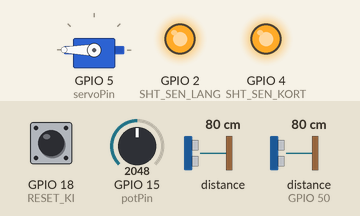
Recording of a program running on a simulated ESP32. Shown: servo, output pins drawn as LEDs (lit = HIGH). The test bench sets the inputs (shaded band); at power-on: distance to the obstacle (sensor on GPIO 50) 80 cm, GPIO 15 (potPin) = 2048, GPIO 18 (RESET_KI) LOW, distance to the obstacle 80 cm. What the program prints to the serial monitor is not drawn.

Above: at 1.2 s.
1.3 s: distance to the obstacle (sensor on GPIO 50) set to 55 cm
At 1.46 s:
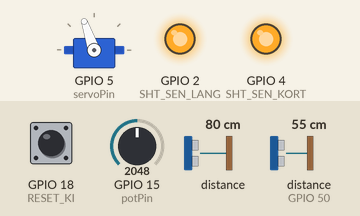
3.4 s: distance to the obstacle (sensor on GPIO 50) set to 52 cm
6.4 s: GPIO 15 (potPin) set to 1228
At 6.77 s:
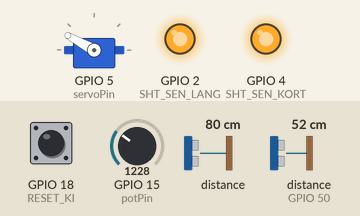
9.4 s: distance to the obstacle (sensor on GPIO 50) set to 2 cm
12.4 s: GPIO 15 (potPin) set to 3603
At 13.52 s:
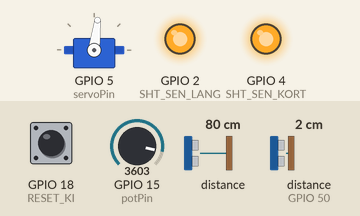
15.4 s: GPIO 15 (potPin) set to 1160
At 16.4 s:
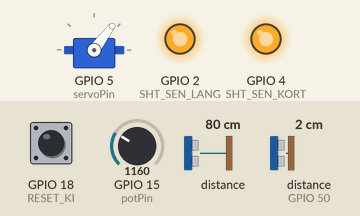
Timing chart, 0 to 19.4 s (numbered marks = the images above; inputs shaded):
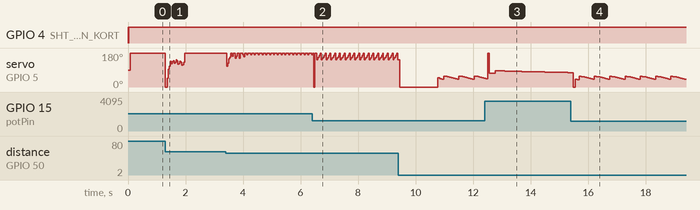

The program:

main.cpp
```cpp
#include <Arduino.h>
#include <SPI.h>
#include <Wire.h>
#include "Adafruit_VL6180X.h"
#include "Adafruit_VL53L0X.h"
#include <Servo.h>


// ========== initialisatie ==========
Servo servo;

// #define SEN_KORT_ADDRESS 0x31
#define SEN_LANG_ADDRESS 0x32

// set the pins to shutdown
#define SHT_SEN_KORT GPIO_NUM_4
#define SHT_SEN_LANG GPIO_NUM_2

// pin voor reset knop van de I
#define RESET_KI GPIO_NUM_18

// lange en korte afstandsensor
Adafruit_VL6180X sensor_kort = Adafruit_VL6180X();
Adafruit_VL53L0X sensor_lang = Adafruit_VL53L0X();

// this holds the measurement voor de lange afstand sensor
VL53L0X_RangingMeasurementData_t measurements_lang;


// ========== variablelen ==========
static const int servoPin = 5;

// the number of the motor pin
const int motorPinOnder = 17;  // 17 corresponds to GPIO17
const int motorPinBoven = 5;

// setting PWM properties
const int freq = 5000;
const int ChannelMotorPinOnder = 0;
const int ChannelMotorPinBoven = 1;
const int resolution = 8;

// Potentiometer pin
const int potPin = 15;

// vatiablen voor PID reken waardes
int setPoint = 150;
int error = 0;
int error_sum = 0;
int error_div = 0;
int error_prev = 0;
float stuuractie = 0;

// PID weging instellingen
const float kp = 0.003;
const float ki = 0.0002;
const float kd = 0.011;
const float dt = 0.1;

// variablen voor het opslaan van gemeten waarden
const int moving_average_count = 20;
int average = 0;
int array_index = 0;
int distance[moving_average_count] = {};


// ========== funkties ==========
int exponentieel_moving_average(int inputArray[moving_average_count]){
  double ema = inputArray[array_index];
  if(array_index == 0){
    for (int i = 1; i < moving_average_count; i++){
      ema = (inputArray[i] + ema) / 2.0;
    }
  } else {
    if(array_index != moving_average_count-1){
      for (int i = array_index+1; i < moving_average_count; ++i) {
        ema = (inputArray[i] + ema) / 2.0;
      }
    }
    for (int i = 0; i < array_index; ++i) {
      ema = (inputArray[i] + ema) / 2.0;
    }
  }
  return ema;
}

int moving_average(int array[moving_average_count]){
  int totaal = 0;
  for (int i = 0; i < moving_average_count; i++) {
    totaal += array[i];
  }
  return totaal/moving_average_count;
}

void set_servo(float stuuractie) {
  int degrees = 90;
  if (stuuractie > 0.05)
  {
    if (stuuractie > 1)
    {
      stuuractie = 1;
    }
    degrees -= (asin((35 * stuuractie)/35)) * (180.0/3.141592653);
  }
  else if (stuuractie < -0.05)
  {
    if (stuuractie < -1){
      stuuractie = -1;
    }
    degrees += (asin((35 * -stuuractie)/35)) * (180.0/3.141592653);
  }
  servo.write(degrees);
}

// ========== setUp ==========
void setup() {
  Serial.begin(921600);
  while (! Serial) {
    delay(1);
  }

  if(!servo.attach(servoPin)) {
      Serial.print("Servo error");
  }

  pinMode (RESET_KI, INPUT);

  // sensoren initialiseren door een van de twee een nieuw addres te geven aangezien ze beide standaart dezelfde hebben
  // je kunt de chip een nieuw addre geven door even uit te schakelen en dan te starten met zijn nieuwe addres
  pinMode(SHT_SEN_KORT, OUTPUT);
  pinMode(SHT_SEN_LANG, OUTPUT);

  digitalWrite(SHT_SEN_KORT, LOW);
  digitalWrite(SHT_SEN_LANG, LOW);
  delay(10);
  digitalWrite(SHT_SEN_KORT, HIGH);
  digitalWrite(SHT_SEN_LANG, HIGH);
  delay(10);

  digitalWrite(SHT_SEN_KORT, LOW);
  digitalWrite(SHT_SEN_LANG, HIGH);
  delay(10);
  Serial.println("Adafruit VL53L0X test");
  if (!sensor_lang.begin(SEN_LANG_ADDRESS)) {
    Serial.println(F("Failed to boot VL53L0X"));
    while(1);
  }
  Serial.println(F("Sensor VL53L0X found!"));


  digitalWrite(SHT_SEN_KORT, HIGH);
  delay(10);
  Serial.println("\nAdafruit VL6180x test!");
  if (! sensor_kort.begin()) {
    Serial.println("Failed to boot VL6180X");
    while (1);
  }
  Serial.println("Sensor VL6180X found!");
}


// ========== loop ==========
void loop() {
  // haalt het nieuwe setpoint op uit de aangesloten potmeter
  setPoint = 270.0 - (240.0 / 4095.0 * analogRead(potPin));

  // leest de lange afstandsensor uit, kijkt of die waarde geldig is en zo ja slaat hem op
  // wameer de waarde onder de 10cm is gebruikt die ook de korte afstand sensor om precies te kunnen zien waar in dat 0 tot 10 cm gebeid die zit
  sensor_lang.rangingTest(&measurements_lang, false);
  if (measurements_lang.RangeStatus != 4) {
    int result = measurements_lang.RangeMilliMeter;
    distance[array_index] = int((result - 23) - (result/50*4));

    if (distance[array_index] <= 100){
        uint8_t range = sensor_kort.readRange();
        uint8_t status = sensor_kort.readRangeStatus();
        if (status == VL6180X_ERROR_NONE) {
          if(range > 90){
            distance[array_index] = ((range + 5) + distance[array_index]) / 2;
          } else {
            distance[array_index] = range+5;
          }
        }
    }

    // verplaats de index naar de plek waard de oudste meedwaarde staat zodat die de volgede loop word vervangen
    if (array_index >= moving_average_count-1) {
      array_index = 0;
    }
    else{
      array_index += 1;
    }

    // kijk of de reset_KI knop is ingedrukt en of de waardes te hoog worden, als dat zo is brengt die i terug naar 0
    if (digitalRead(RESET_KI) or error_sum > 1200 or error_sum < -1200)
    {
      error_sum = 0;
    }

    // de berekeningen van de PID systeem
    error = setPoint - ((moving_average(distance) + exponentieel_moving_average(distance)) /2 );
    error_sum += error;
    error_div = (error - error_prev) / dt;
    stuuractie = kp * error + ki * error_sum + kd * error_div;
    error_prev = error;

    // de stuuractie word in de funktie set_servo omgezet naar een graad en de servo word in die graad gezet
    set_servo(stuuractie);
  }
}
```

oude_code.cpp
```cpp
// #include <Arduino.h>
// #include <SPI.h>
// #include <Wire.h>
// #include "Adafruit_VL6180X.h"
// #include "Adafruit_VL53L0X.h"


// // static const int servosPins[5] = {4, 16, 18, 19, 21};
// static const int servoPin = 5;

// Servo servo;

// void setServo(int degrees) {
//   // servo.write((degrees + (35 * i)) % 180);
//   servo.write(degrees);
// }

// void setup() {
//     Serial.begin(921600);

//     if(!servo.attach(servoPin)) {
//         Serial.print("Servo error");
//     }
// }

// void loop() {
//     for(int posDegrees = 0; posDegrees <= 180; posDegrees++) {
//         setServo(posDegrees);
//         Serial.println(posDegrees);
//         delay(20);
//     }

//     for(int posDegrees = 180; posDegrees >= 0; posDegrees--) {
//         setServo(posDegrees);
//         Serial.println(posDegrees);
//         delay(20);
//     }
// }


// void setup() {
//   pinMode(LED_BUILTIN, OUTPUT);
//   pinMode(GPIO_NUM_17, OUTPUT); //19
//   pinMode(GPIO_NUM_5, OUTPUT);  //23
//   Serial.begin(921600);
//   Serial.println("hello from setup");
// }

// void loop() {
//   // put your main code here, to run repeatedly:
//   Serial.println("hello from loop");
//   digitalWrite(LED_BUILTIN, HIGH);

//   // dit is omhoog
//   digitalWrite(GPIO_NUM_5, HIGH);
//   digitalWrite(GPIO_NUM_17, LOW);
//   delay(130);

//   //stop
//   digitalWrite(LED_BUILTIN, LOW);
//   digitalWrite(GPIO_NUM_5, HIGH);
//   digitalWrite(GPIO_NUM_17, HIGH);
//   delay(200);

//   // dit is omlaag
//   digitalWrite(GPIO_NUM_5, LOW);
//   digitalWrite(GPIO_NUM_17, HIGH);
//   delay(100);

//   // stop
//   digitalWrite(LED_BUILTIN, LOW);
//   digitalWrite(GPIO_NUM_5, HIGH);
//   digitalWrite(GPIO_NUM_17, HIGH);
//   delay(1000);

// }


// the number of the motor pin
// const int motorPinOnder = 17;  // 17 corresponds to GPIO17
// const int motorPinBoven = 5;

// // setting PWM properties
// const int freq = 5000;
// const int ChannelMotorPinOnder = 0;
// const int ChannelMotorPinBoven = 1;
// const int resolution = 8;

// void setup(){
//   // configure LED PWM functionalitites
//   ledcSetup(ChannelMotorPinOnder, freq, resolution);
//   ledcSetup(ChannelMotorPinBoven, freq, resolution);

//   // attach the channel to the GPIO to be controlled
//   ledcAttachPin(motorPinOnder, ChannelMotorPinOnder);
//   ledcAttachPin(motorPinBoven, ChannelMotorPinBoven);
// }

// void loop(){

//   // ledcWrite(ChannelMotorPinOnder, waarde); //waarde tussen de 0 en 255, 0 uit 255 aan

//   // dit is omhoog
//   ledcWrite(ChannelMotorPinBoven, 100);
//   ledcWrite(ChannelMotorPinOnder, 0);
//   delay(130);

//   //stop
//   ledcWrite(ChannelMotorPinBoven, 255);
//   ledcWrite(ChannelMotorPinOnder, 255);
//   delay(200);

//   // dit is omlaag
//   ledcWrite(ChannelMotorPinBoven, 0);
//   ledcWrite(ChannelMotorPinOnder, 100);
//   delay(100);

//   // stop
//   ledcWrite(ChannelMotorPinBoven, 255);
//   ledcWrite(ChannelMotorPinOnder, 255);
//   delay(1000);
// }


// // // //deze code doet het waneer de gpoi0 niet is aangesloten en de sda en scl alleen voor deze sensor zijn
// // // Adafruit_VL6180X vl = Adafruit_VL6180X();

// // // void setup() {
// // //   Serial.begin(921600);

// // //   // wait for serial port to open on native usb devices
// // //   while (!Serial) {
// // //     delay(1);
// // //   }

// // //   Serial.println("Adafruit VL6180x test!");
// // //   if (! vl.begin()) {
// // //     Serial.println("Failed to find sensor");
// // //     while (1);
// // //   }
// // //   Serial.println("Sensor found!");
// // // }

// // // void loop() {
// // //   uint8_t range = vl.readRange();
// // //   uint8_t status = vl.readRangeStatus();

// // // //De library van de sensor heeft zelf allemaal test erin zitten of de gemeten waarde klopt en geeft een status terug, waneer de status goed is gebruiken wij de waarde, zoals hieronder te zien
// // //   if (status == VL6180X_ERROR_NONE) {
// // //     Serial.print("Range: "); Serial.println(range);
// // //   }
// // //   delay(200);
// // // }


// // // lange afstands sensor doet het ook individueel
// // Adafruit_VL53L0X lox = Adafruit_VL53L0X();

// // void setup() {
// //   Serial.begin(921600);

// //   // wait until serial port opens for native USB devices
// //   while (! Serial) {
// //     delay(1);
// //   }

// //   pinMode(GPIO_NUM_2, OUTPUT);
// //   pinMode(GPIO_NUM_4, OUTPUT);

// //   digitalWrite(GPIO_NUM_2, HIGH);
// //   digitalWrite(GPIO_NUM_4, LOW);


// //   Serial.println("Adafruit VL53L0X test.");
// //   if (!lox.begin()) {
// //     Serial.println(F("Failed to boot VL53L0X"));
// //     while(1);
// //   }
// //   // power
// //   Serial.println(F("VL53L0X API Continuous Ranging example\n\n"));

// //   // start continuous ranging
// //   lox.startRangeContinuous();
// // }

// // void loop() {
// //   if (lox.isRangeComplete()) {
// //     Serial.print("Distance in mm: ");
// //     Serial.println(lox.readRange());
// //   }
// //   delay(500);
// // }


// int moving_avarage_10(int array[10]){
//   int totaal = 0;
//   for (int i = 0; i < 10; i++) {
//     totaal += array[i];
//   }
//   return totaal/10;
// }

// int moving_avarage_15(int array[15]){
//   int totaal = 0;
//   for (int i = 0; i < 15; i++) {
//     totaal += array[i];
//   }
//   return totaal/15;
// }

// int moving_avarage_20(int array[20]){
//   int totaal = 0;
//   for (int i = 0; i < 20; i++) {
//     totaal += array[i];
//   }
//   return totaal/20;
// }

// // #define SEN_KORT_ADDRESS 0x31
// #define SEN_LANG_ADDRESS 0x32

// // set the pins to shutdown
// #define SHT_SEN_KORT GPIO_NUM_4
// #define SHT_SEN_LANG GPIO_NUM_2

// // lange en korte afstandsensor
// Adafruit_VL6180X sensor_kort = Adafruit_VL6180X();
// Adafruit_VL53L0X sensor_lang = Adafruit_VL53L0X();

// // this holds the measurement voor de lange afstand sensor
// VL53L0X_RangingMeasurementData_t measurements_lang;

// // int avarage_kort = 0;
// // int avarage_lang = 0;
// // int array_index_short = 0;
// // int array_index_long = 0;
// // int distance_short[10] = {};
// // int distance_long[20] = {};

// int setPoint = 150;
// int error = 0;
// // int error_sum = 0;
// int error_div = 0;
// int error_prev = 0;

// float stuuractie = 0; // 1 is 100%

// float kp = 0.01;
// // float ki = 0.0001; // Niet nodig bij dit systeem
// float kd = 0.001;
// float dt = 1; // de tijd in sec hoe lang een ronden metingen duurt, waneer het is sec is kan die worden weg gelaten

// int avarage = 0;
// int array_index = 0;
// int distance[20] = {};

// void setup() {
//   Serial.begin(921600);
//   // wait until serial port opens for native USB devices
//   while (! Serial) {
//     delay(1);
//   }
//   pinMode(SHT_SEN_KORT, OUTPUT);
//   pinMode(SHT_SEN_LANG, OUTPUT);

//   // reset de sensoren
//   digitalWrite(SHT_SEN_KORT, LOW);
//   digitalWrite(SHT_SEN_LANG, LOW);
//   delay(10);
//   digitalWrite(SHT_SEN_KORT, HIGH);
//   digitalWrite(SHT_SEN_LANG, HIGH);
//   delay(10);

//   //
//   digitalWrite(SHT_SEN_KORT, LOW);
//   digitalWrite(SHT_SEN_LANG, HIGH);
//   delay(10);
//   Serial.println("Adafruit VL53L0X test");
//   if (!sensor_lang.begin(SEN_LANG_ADDRESS)) {
//     Serial.println(F("Failed to boot VL53L0X"));
//     while(1);
//   }
//   Serial.println(F("Sensor VL53L0X found!"));


//   digitalWrite(SHT_SEN_KORT, HIGH);
//   delay(10);
//   Serial.println("\nAdafruit VL6180x test!");
//   if (! sensor_kort.begin()) {
//     Serial.println("Failed to boot VL6180X");
//     while (1);
//   }
//   Serial.println("Sensor VL6180X found!");
// }

// void loop() {
//   // uint8_t range = sensor_kort.readRange();
//   // uint8_t status = sensor_kort.readRangeStatus();
//   // //De library van de sensor heeft zelf allemaal test erin zitten of de gemeten waarde klopt en geeft een status terug, waneer de status goed is gebruiken wij de waarde, zoals hieronder te zien
//   // if (status == VL6180X_ERROR_NONE) {
//   //   // Serial.print("Distance (mm) korte afstand sensor: "); Serial.println(range+6);
//   //   distance_short[array_index_short] = range+5;
//   //   if(array_index_short >= 9){
//   //     array_index_short = 0;
//   //     Serial.print("kort: ");
//   //     avarage_kort = moving_avarage(distance_short);
//   //     Serial.println(avarage_kort);
//   //   }
//   //   else{
//   //     array_index_short += 1;
//   //   }
//   // }

//   // sensor_lang.rangingTest(&measurements_lang, false); // pass in 'true' to get debug data printout!
//   // if (measurements_lang.RangeStatus != 4) {  // phase failures have incorrect data
//   //   // Serial.print("Distance (mm) lange afstand sensor: "); Serial.println(measurements_lang.RangeMilliMeter-26);
//   //   distance_long[array_index_long] = measurements_lang.RangeMilliMeter;
//   //   int result = measurements_lang.RangeMilliMeter;
//   //   distance_long[array_index_long] = int((result - 23) - (result/50*4));
//   //   if (array_index_long >= 19)
//   //   {
//   //     array_index_long = 0;
//   //     Serial.print("Lang: ");
//   //     avarage_lang = moving_avarage_20(distance_long);
//   //     Serial.println(avarage_lang);
//   //   }
//   //   else{
//   //     array_index_long += 1;
//   //   }
//   // }


//   sensor_lang.rangingTest(&measurements_lang, false); // pass in 'true' to get debug data printout!
//   if (measurements_lang.RangeStatus != 4) {  // phase failures have incorrect data
//   int result = measurements_lang.RangeMilliMeter;
//   distance[array_index] = int((result - 23) - (result/50*4));

//     if (distance[array_index] <= 100){
//         uint8_t range = sensor_kort.readRange();
//         uint8_t status = sensor_kort.readRangeStatus();
//         if (status == VL6180X_ERROR_NONE) { // check of de gemeten waarde goed is
//           if(range > 90){
//             distance[array_index] = ((range + 5) + distance[array_index]) / 2;
//           } else {
//             distance[array_index] = range+5;
//           }
//         }
//     }

//     if (array_index >= 19) {
//       array_index = 0;
//       // Serial.print("Distance: ");
//       // avarage = moving_avarage_20(distance);
//       // Serial.println(avarage);

//       error = setPoint - moving_avarage_20(distance);
//       // error_sum += error*dt; // error maal verstreken tijd  // Ki hoeft niet aangeien i niet werkt voor dit systeem
//       error_div = (error - error_prev) / dt;
//       stuuractie = kp * error + kd * error_div;
//       error_prev = error;
//       // Serial.println(stuuractie);
//     }
//     else{
//       array_index += 1;
//     }
//   }


// }
```

Source omitted: test.cpp (5183 bytes)
